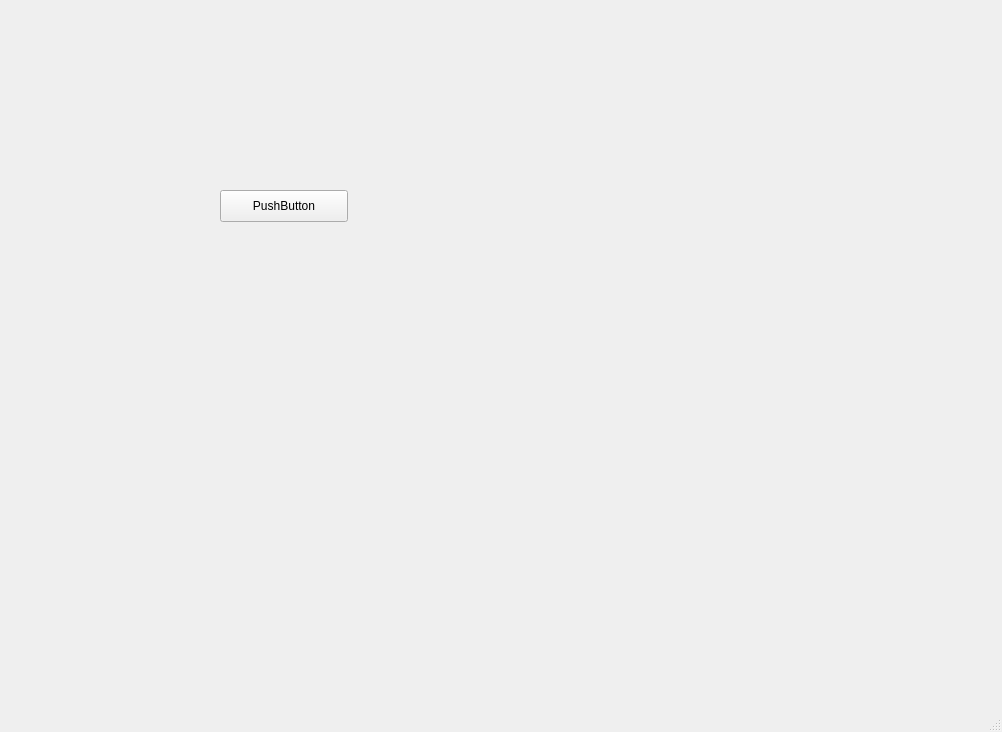
<?xml version="1.0" encoding="UTF-8"?>
<ui version="4.0">
 <class>window1</class>
 <widget class="QMainWindow" name="window1">
  <property name="geometry">
   <rect>
    <x>0</x>
    <y>0</y>
    <width>1002</width>
    <height>732</height>
   </rect>
  </property>
  <property name="windowTitle">
   <string>MainWindow</string>
  </property>
  <widget class="QWidget" name="centralwidget">
   <widget class="QPushButton" name="button1">
    <property name="geometry">
     <rect>
      <x>220</x>
      <y>190</y>
      <width>128</width>
      <height>32</height>
     </rect>
    </property>
    <property name="text">
     <string>PushButton</string>
    </property>
   </widget>
  </widget>
  <widget class="QMenuBar" name="menubar">
   <property name="geometry">
    <rect>
     <x>0</x>
     <y>0</y>
     <width>1002</width>
     <height>22</height>
    </rect>
   </property>
  </widget>
  <widget class="QStatusBar" name="statusbar"/>
 </widget>
 <resources/>
 <connections/>
</ui>
